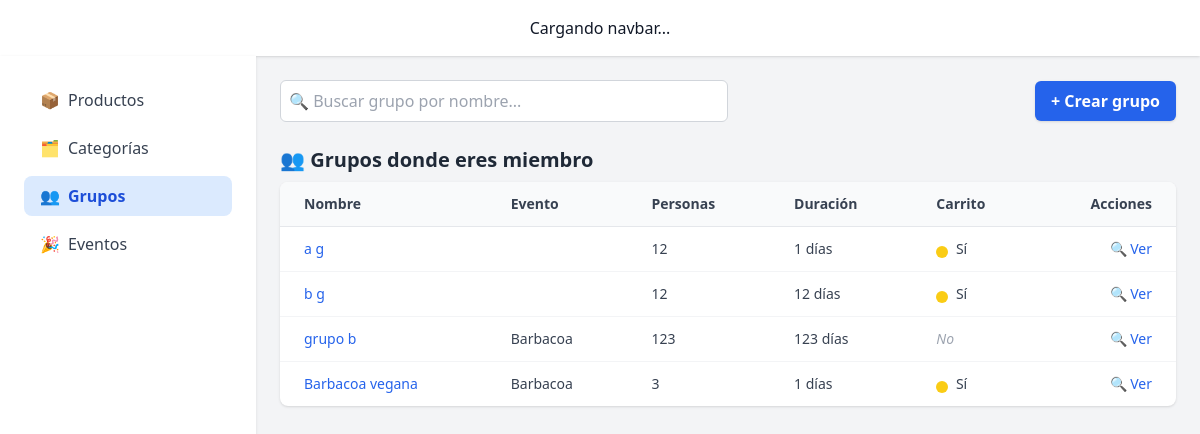
Page /group/list/ (signed in) on the committed database.
### core/models/group.py (models this page shows, shortened)
class Group(models.Model):
    name = models.CharField(max_length=100)
    creator = models.ForeignKey(UserAccount, on_delete=models.CASCADE, related_name='owned_groups')
    members = models.ManyToManyField(UserAccount, related_name='groups_in')
    people_count = models.IntegerField()
    duration_days = models.IntegerField()
    preferences = models.TextField(blank=True)
    restrictions = models.TextField(blank=True)
    created_at = models.DateTimeField(auto_now_add=True)
    event_type = models.ForeignKey(EventType, on_delete=models.SET_NULL, null=True, blank=True)
    high_consume = models.BooleanField(default=False)
    invite_code = models.CharField(max_length=10, unique=True, blank=True)

### core/models/event_type.py (models this page shows, shortened)
class EventType(models.Model):
    name = models.CharField(max_length=100, unique=True)
    alcoholic = models.BooleanField(default=False)
    beer_friendly = models.BooleanField(default=False)
    description = models.TextField(blank=True)

### core/views.py (the view)
# urls.py: path('group/list/', group_list_view),
def group_list_view(request):
    if request.user.is_staff:
        all_groups = Group.objects.all()
    else:
        all_groups = Group.objects.filter(members=request.user)
    creador_groups = all_groups.filter(creator=request.user)
    miembro_groups = all_groups.exclude(creator=request.user)
    grupos_con_carrito = set()
    for group in all_groups:
        if group.carts.filter(active=True).exists():
            grupos_con_carrito.add(group.pk)
    return render(request, "core/group_list.html", {
        "creador_groups": creador_groups,
        "miembro_groups": miembro_groups,
        "grupos_con_carrito": grupos_con_carrito
    })

### core/templates/core/group_list.html (shortened to what this page needs)
{% extends "base.html" %}
{% block content %}
<div class="flex flex-col md:flex-row justify-between items-center mb-6 gap-4">
  <form method="get" class="w-full md:w-1/2">
    <input
      type="text"
      name="search"
      placeholder="🔍 Buscar grupo por nombre..."
      value="{{ request.GET.search }}"
      class="w-full p-2 border border-gray-300 rounded-md focus:outline-none focus:ring-2 focus:ring-blue-500"
    >
  </form>
  <a href="/group/create/" class="bg-blue-600 hover:bg-blue-700 text-white font-semibold px-4 py-2 rounded-md shadow">
    + Crear grupo
  </a>
</div>
{% if miembro_groups %}
  <h2 class="text-xl font-bold text-gray-800 mb-2">👥 Grupos donde eres miembro</h2>
  <div class="overflow-x-auto bg-white shadow rounded-lg">
    <table class="min-w-full divide-y divide-gray-200 text-sm">
      <thead class="bg-gray-50 text-gray-700 font-semibold">
        <tr>
          <th class="px-6 py-3 text-left">Nombre</th>
          <th class="px-6 py-3 text-left">Evento</th>
          <th class="px-6 py-3 text-left">Personas</th>
          <th class="px-6 py-3 text-left">Duración</th>
          <th class="px-6 py-3 text-left">Carrito</th>
          <th class="px-6 py-3 text-right">Acciones</th>
        </tr>
      </thead>
      <tbody class="divide-y divide-gray-100">
        {% for item in miembro_groups %}
          <tr class="hover:bg-gray-50 transition">
            <td class="px-6 py-3 font-medium text-blue-600 hover:underline">
              <a href="{% url 'group_detail' item.pk %}">{{ item.name }}</a>
            </td>
            <td class="px-6 py-3 text-gray-700">{{ item.event_type.name }}</td>
            <td class="px-6 py-3 text-gray-700">{{ item.people_count }}</td>
            <td class="px-6 py-3 text-gray-700">{{ item.duration_days }} días</td>
            <td class="px-6 py-3 text-gray-700">
              {% if item.pk in grupos_con_carrito %}
                <span class="inline-block h-3 w-3 rounded-full bg-yellow-400 animate-ping relative top-1 mr-1"></span> Sí
              {% else %}
                <span class="text-gray-400 italic">No</span>
              {% endif %}
            </td>
            <td class="px-6 py-3 text-right">
              <a href="{% url 'group_detail' item.pk %}" class="text-blue-600 hover:underline">🔍 Ver</a>
            </td>
          </tr>
        {% endfor %}
      </tbody>
    </table>
  </div>
{% endif %}
{% endblock %}

### rows in the picture
Group: name "a g", people_count "12", duration_days "1", shows "Sí"
Group: name "b g", people_count "12", duration_days "12", shows "Sí"
Group: name "grupo b", event_type.name "Barbacoa", people_count "123", duration_days "123", shows "No"
Group: name "Barbacoa vegana", event_type.name "Barbacoa", people_count "3", duration_days "1", shows "Sí"
